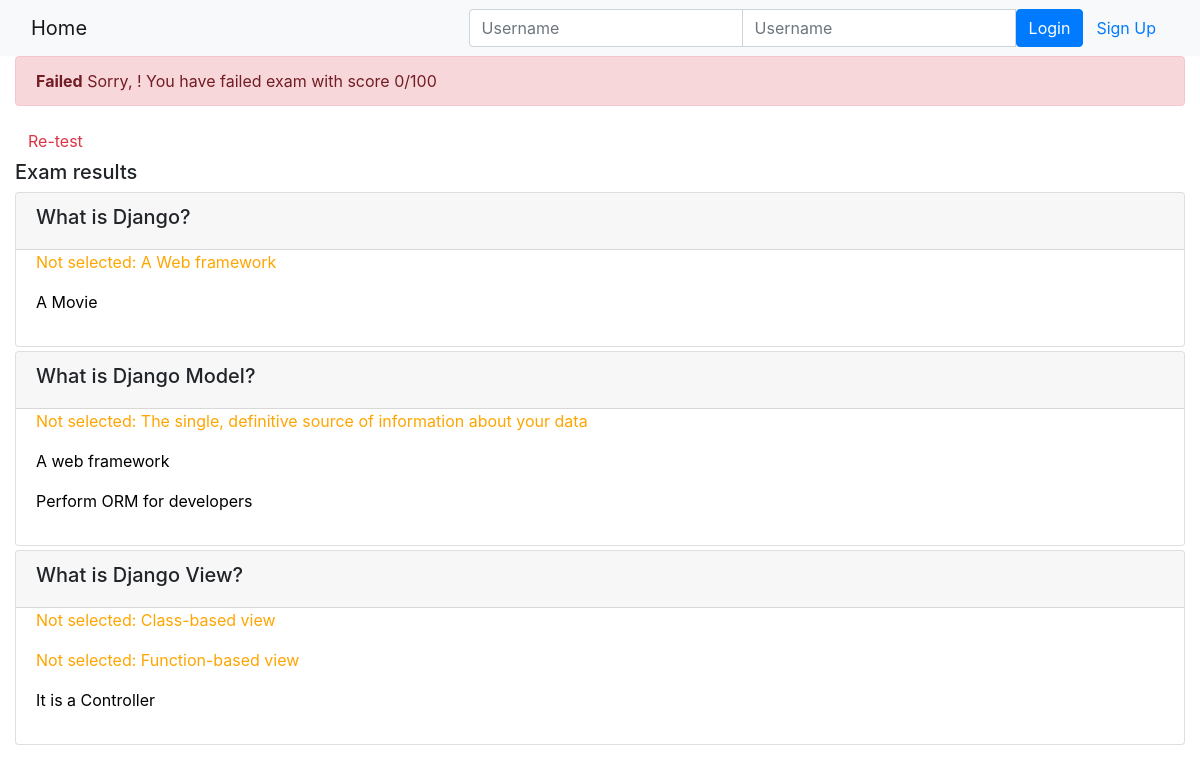
Before: /onlinecourse/course/1/submission/1/result/ with the older database file.
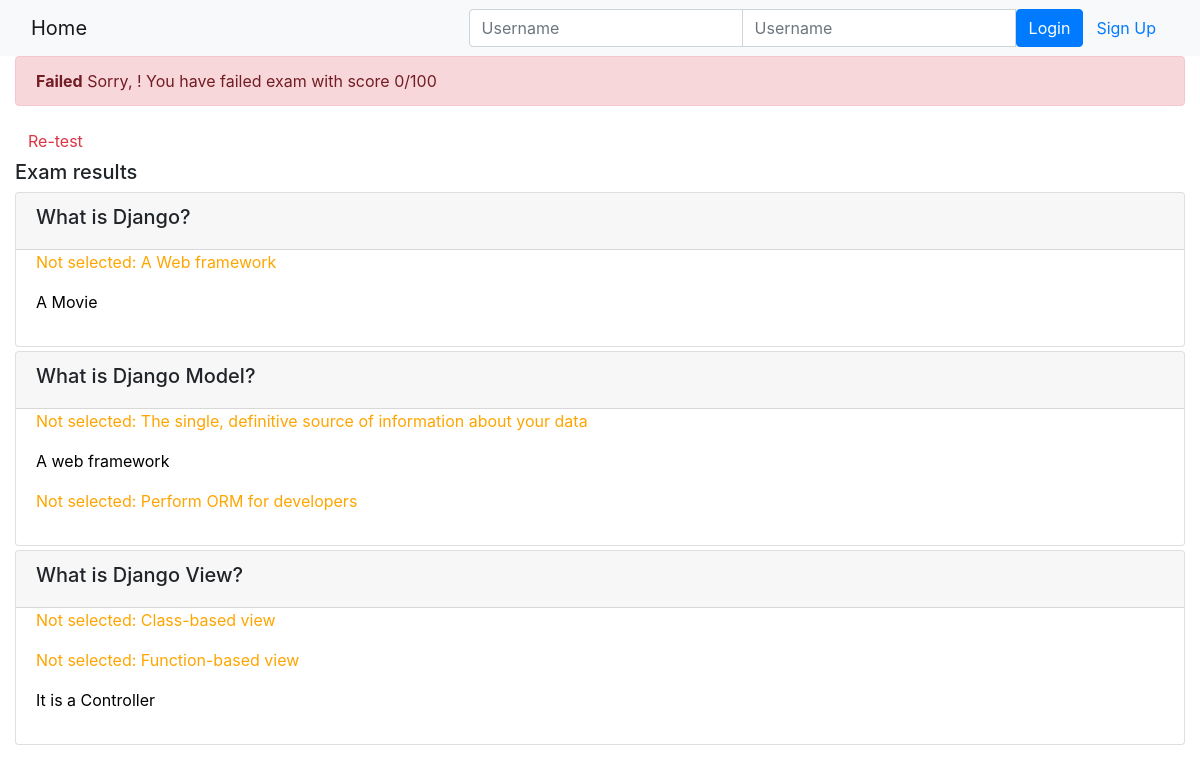
After: the same page with the newer database file.
### onlinecourse/models.py (models this page shows)
class Question(models.Model):
    course = models.ForeignKey(Course, on_delete=models.CASCADE) #
    lesson = models.OneToOneField(Lesson, on_delete=models.CASCADE)#
    question_text = models.CharField(max_length=1000)#
    grade = models.IntegerField()#
    def is_get_score(self, selected_ids):
        all_answers = self.choice_set.filter(is_correct=True).count()
        selected_correct = self.choice_set.filter(is_correct=True, id__in=selected_ids).count()
        if all_answers == selected_correct:
            return True
        else:
            return False

class Choice(models.Model):
    question = models.ForeignKey(Question, on_delete=models.CASCADE)
    choice_text = models.CharField(max_length=1000)#
    is_correct = models.IntegerField()#

### onlinecourse/views.py (the view)
# urls.py: path('course/<int:course_id>/submission/<int:submission_id>/result/', views.show_exam_result, name="show_exam_result"),# added on 9 Aug 2022
def show_exam_result(request, course_id, submission_id):
    user = request.user
    course = get_object_or_404(Course, pk=course_id)
    submission = get_object_or_404(Submission, pk=submission_id)
    answer=submission.choices.all()  ## This line returns "<QuerySet [<Choice: Choice object (1)>, <Choice: Choice object (2)>]>"
    full_score,score=0,0
    for q in course.question_set.all():
        if q.is_get_score(answer):
            score+=q.grade
        full_score+=q.grade
    grade=score/full_score*100
    context = {}
    context['total_score']=int(grade)
    context['course']=course
    context['submission']=submission
    item1 = []
    item2=[]
    length=0
    n=1
    for i in course.question_set.all():
        item1.append(i.question_text)
        n+=1
        length=max(length,(len(i.choice_set.all())))
        n2=1
        b=[""]*length
        c=[""]*length
        for j in i.choice_set.all():
            b[n2-1]=j.choice_text
            if j.is_correct and j in i.choice_set.filter(id__in=answer):
                b[n2-1]="Correct answer: "+j.choice_text
                c[n2-1]="green"
            elif j.is_correct and j not in i.choice_set.filter(id__in=answer):
                b[n2-1]="Not selected: "+j.choice_text
                c[n2-1]="orange"
            else:
                c[n2-1]="black"
            n2+=1
        d=list(zip(b,c))
        item2.append(d)
    item_master=list(zip(item1,item2))
    context['item_master']=item_master
    return render(request, 'onlinecourse/exam_result_bootstrap.html', context)

### onlinecourse/templates/onlinecourse/exam_result_bootstrap.html (shortened to what this page needs)
<!DOCTYPE html>
<html lang="en">
<head>
    {% load static %}
    <link rel="stylesheet" href="https://maxcdn.bootstrapcdn.com/bootstrap/4.5.2/css/bootstrap.min.css">
</head>
<body>
 <nav class="navbar navbar-light bg-light">
    <div class="container-fluid">
        <div class="navbar-header">
              <a class="navbar-brand" href="{% url 'onlinecourse:index' %}">Home</a>
        </div>
        <ul class="nav navbar-nav navbar-right">
            {% if user.is_authenticated %}
            <li>
                <a class="btn btn-link" href="#">{{ user.first_name }}({{ user.username }})</a>
                <a class="btn btn-link" href="{% url 'onlinecourse:logout' %}">Logout</a>
            </li>
            {% else %}
            <li>
                <form class="form-inline" action="{% url 'onlinecourse:login' %}" method="post">
                    <div class="input-group">
                        <input type="text" class="form-control" placeholder="Username" name="username" >
                        <input type="password" class="form-control" placeholder="Username" name="psw" >
                        <button class="btn btn-primary" type="submit">Login</button>
                        <a class="btn btn-link" href="{% url 'onlinecourse:registration' %}">Sign Up</a>
                    </div>
                </form>
            </li>
            {% endif %}
        </ul>
    </div>
</nav>
<div class="container-fluid">
    {% if total_score > 80 %}
    <div class="alert alert-success">
        <b>Congratulations, {{user.first_name}}!</b> You have passed the exam and completed the course with score {{total_score}}/100
    </div>
        {% else %}
        <div class="alert alert-danger">
            <b>Failed</b> Sorry, {{user.first_name}}! You have failed exam with score {{total_score}}/100
        </div>
        <a class="btn btn-link text-danger" href="{% url 'onlinecourse:course_details' course.id %}">Re-test</a>
        {% endif %}
        <h5 class="">Exam results</h5>
        {% for item1, item2 in item_master reversed%}
            <div class="card mt-1">
                <div class="card-header"><h5>{{item1}}</h5>
                </div>
                <div class="form-group">
                    {% for in1,in2 in item2 %}
                        <div class="form-check">
                            {% if in1%}
                            <label class="form-check-label">
                                    <p style="color:{{in2}}">{{in1}}</p>
                            </label><br>
                            {%endif%}
                        </div>
                    {% endfor %}
                </div>
            </div>
        {% endfor %}
</div>
</body>
</html>

Changed rows visible on the page:
no longer on this page (row edited): Choice: item2 "Perform ORM for developers"
Other visible differences:
new list line: "Not selected: Perform ORM for developers"
